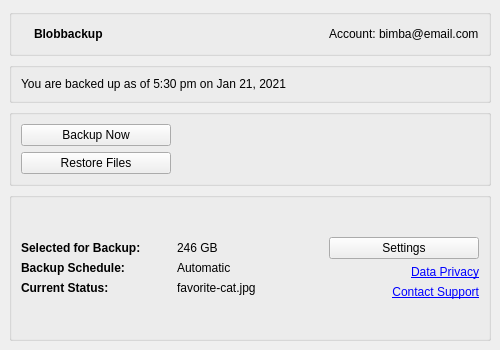
<?xml version="1.0" encoding="UTF-8"?>
<ui version="4.0">
 <class>MainWindow</class>
 <widget class="QMainWindow" name="MainWindow">
  <property name="geometry">
   <rect>
    <x>0</x>
    <y>0</y>
    <width>500</width>
    <height>350</height>
   </rect>
  </property>
  <property name="minimumSize">
   <size>
    <width>500</width>
    <height>350</height>
   </size>
  </property>
  <property name="windowTitle">
   <string>Blobbackup Control Panel</string>
  </property>
  <widget class="QWidget" name="centralwidget">
   <layout class="QVBoxLayout" name="verticalLayout">
    <item>
     <widget class="QGroupBox" name="groupBox_3">
      <property name="title">
       <string/>
      </property>
      <layout class="QHBoxLayout" name="horizontalLayout_4">
       <item>
        <widget class="QLabel" name="logo_label">
         <property name="text">
          <string/>
         </property>
        </widget>
       </item>
       <item>
        <widget class="QLabel" name="label_2">
         <property name="font">
          <font>
           <weight>75</weight>
           <bold>true</bold>
          </font>
         </property>
         <property name="text">
          <string>Blobbackup</string>
         </property>
        </widget>
       </item>
       <item>
        <spacer name="horizontalSpacer">
         <property name="orientation">
          <enum>Qt::Horizontal</enum>
         </property>
         <property name="sizeHint" stdset="0">
          <size>
           <width>40</width>
           <height>20</height>
          </size>
         </property>
        </spacer>
       </item>
       <item>
        <widget class="QLabel" name="email_label">
         <property name="text">
          <string>Account: bimba@email.com</string>
         </property>
        </widget>
       </item>
      </layout>
     </widget>
    </item>
    <item>
     <widget class="QGroupBox" name="groupBox">
      <property name="title">
       <string/>
      </property>
      <layout class="QHBoxLayout" name="horizontalLayout_2">
       <item>
        <widget class="QLabel" name="label">
         <property name="font">
          <font>
           <weight>50</weight>
           <bold>false</bold>
          </font>
         </property>
         <property name="text">
          <string>You are backed up as of 5:30 pm on Jan 21, 2021</string>
         </property>
        </widget>
       </item>
      </layout>
     </widget>
    </item>
    <item>
     <widget class="QGroupBox" name="groupBox_2">
      <property name="title">
       <string/>
      </property>
      <layout class="QHBoxLayout" name="horizontalLayout_3">
       <item>
        <layout class="QVBoxLayout" name="verticalLayout_2">
         <item>
          <widget class="QPushButton" name="pushButton">
           <property name="minimumSize">
            <size>
             <width>150</width>
             <height>0</height>
            </size>
           </property>
           <property name="text">
            <string>Backup Now</string>
           </property>
          </widget>
         </item>
         <item>
          <widget class="QPushButton" name="pushButton_2">
           <property name="minimumSize">
            <size>
             <width>150</width>
             <height>0</height>
            </size>
           </property>
           <property name="text">
            <string>Restore Files</string>
           </property>
          </widget>
         </item>
        </layout>
       </item>
       <item>
        <spacer name="horizontalSpacer_2">
         <property name="orientation">
          <enum>Qt::Horizontal</enum>
         </property>
         <property name="sizeHint" stdset="0">
          <size>
           <width>40</width>
           <height>20</height>
          </size>
         </property>
        </spacer>
       </item>
       <item>
        <widget class="QLabel" name="computer_label">
         <property name="text">
          <string/>
         </property>
        </widget>
       </item>
       <item>
        <widget class="QLabel" name="arrow_label">
         <property name="minimumSize">
          <size>
           <width>64</width>
           <height>0</height>
          </size>
         </property>
         <property name="text">
          <string/>
         </property>
         <property name="alignment">
          <set>Qt::AlignCenter</set>
         </property>
        </widget>
       </item>
       <item>
        <widget class="QLabel" name="cloud_label">
         <property name="minimumSize">
          <size>
           <width>64</width>
           <height>0</height>
          </size>
         </property>
         <property name="text">
          <string/>
         </property>
        </widget>
       </item>
      </layout>
     </widget>
    </item>
    <item>
     <widget class="QGroupBox" name="groupBox_4">
      <property name="title">
       <string/>
      </property>
      <layout class="QHBoxLayout" name="horizontalLayout">
       <item>
        <layout class="QVBoxLayout" name="verticalLayout_3">
         <item>
          <spacer name="verticalSpacer">
           <property name="orientation">
            <enum>Qt::Vertical</enum>
           </property>
           <property name="sizeHint" stdset="0">
            <size>
             <width>20</width>
             <height>40</height>
            </size>
           </property>
          </spacer>
         </item>
         <item>
          <layout class="QHBoxLayout" name="horizontalLayout_8">
           <item>
            <widget class="QLabel" name="label_3">
             <property name="minimumSize">
              <size>
               <width>150</width>
               <height>0</height>
              </size>
             </property>
             <property name="font">
              <font>
               <weight>75</weight>
               <bold>true</bold>
              </font>
             </property>
             <property name="text">
              <string>Selected for Backup: </string>
             </property>
             <property name="alignment">
              <set>Qt::AlignLeading|Qt::AlignLeft|Qt::AlignVCenter</set>
             </property>
            </widget>
           </item>
           <item>
            <widget class="QLabel" name="label_7">
             <property name="text">
              <string>246 GB </string>
             </property>
            </widget>
           </item>
          </layout>
         </item>
         <item>
          <layout class="QHBoxLayout" name="horizontalLayout_9">
           <item>
            <widget class="QLabel" name="label_4">
             <property name="minimumSize">
              <size>
               <width>150</width>
               <height>0</height>
              </size>
             </property>
             <property name="font">
              <font>
               <weight>75</weight>
               <bold>true</bold>
              </font>
             </property>
             <property name="text">
              <string>Backup Schedule:</string>
             </property>
             <property name="alignment">
              <set>Qt::AlignLeading|Qt::AlignLeft|Qt::AlignVCenter</set>
             </property>
            </widget>
           </item>
           <item>
            <widget class="QLabel" name="label_8">
             <property name="text">
              <string>Automatic</string>
             </property>
            </widget>
           </item>
          </layout>
         </item>
         <item>
          <layout class="QHBoxLayout" name="horizontalLayout_7">
           <item>
            <widget class="QLabel" name="label_5">
             <property name="minimumSize">
              <size>
               <width>150</width>
               <height>0</height>
              </size>
             </property>
             <property name="font">
              <font>
               <weight>75</weight>
               <bold>true</bold>
              </font>
             </property>
             <property name="text">
              <string>Current Status:</string>
             </property>
             <property name="alignment">
              <set>Qt::AlignLeading|Qt::AlignLeft|Qt::AlignVCenter</set>
             </property>
            </widget>
           </item>
           <item>
            <widget class="QLabel" name="label_9">
             <property name="text">
              <string>favorite-cat.jpg</string>
             </property>
            </widget>
           </item>
          </layout>
         </item>
         <item>
          <spacer name="verticalSpacer_2">
           <property name="orientation">
            <enum>Qt::Vertical</enum>
           </property>
           <property name="sizeHint" stdset="0">
            <size>
             <width>20</width>
             <height>40</height>
            </size>
           </property>
          </spacer>
         </item>
        </layout>
       </item>
       <item>
        <spacer name="horizontalSpacer_3">
         <property name="orientation">
          <enum>Qt::Horizontal</enum>
         </property>
         <property name="sizeHint" stdset="0">
          <size>
           <width>40</width>
           <height>20</height>
          </size>
         </property>
        </spacer>
       </item>
       <item>
        <layout class="QVBoxLayout" name="verticalLayout_4">
         <item>
          <spacer name="verticalSpacer_3">
           <property name="orientation">
            <enum>Qt::Vertical</enum>
           </property>
           <property name="sizeHint" stdset="0">
            <size>
             <width>20</width>
             <height>40</height>
            </size>
           </property>
          </spacer>
         </item>
         <item>
          <widget class="QPushButton" name="pushButton_3">
           <property name="minimumSize">
            <size>
             <width>150</width>
             <height>0</height>
            </size>
           </property>
           <property name="text">
            <string>Settings</string>
           </property>
          </widget>
         </item>
         <item>
          <widget class="QLabel" name="label_10">
           <property name="text">
            <string>&lt;html&gt;&lt;head/&gt;&lt;body&gt;&lt;p&gt;&lt;span style=&quot; text-decoration: underline; color:#0000ff;&quot;&gt;Data Privacy&lt;/span&gt;&lt;/p&gt;&lt;/body&gt;&lt;/html&gt;</string>
           </property>
           <property name="textFormat">
            <enum>Qt::RichText</enum>
           </property>
           <property name="alignment">
            <set>Qt::AlignRight|Qt::AlignTrailing|Qt::AlignVCenter</set>
           </property>
          </widget>
         </item>
         <item>
          <widget class="QLabel" name="label_6">
           <property name="text">
            <string>&lt;html&gt;&lt;head/&gt;&lt;body&gt;&lt;p&gt;&lt;span style=&quot; text-decoration: underline; color:#0000ff;&quot;&gt;Contact Support&lt;/span&gt;&lt;/p&gt;&lt;/body&gt;&lt;/html&gt;</string>
           </property>
           <property name="textFormat">
            <enum>Qt::RichText</enum>
           </property>
           <property name="alignment">
            <set>Qt::AlignRight|Qt::AlignTrailing|Qt::AlignVCenter</set>
           </property>
          </widget>
         </item>
         <item>
          <spacer name="verticalSpacer_4">
           <property name="orientation">
            <enum>Qt::Vertical</enum>
           </property>
           <property name="sizeHint" stdset="0">
            <size>
             <width>20</width>
             <height>40</height>
            </size>
           </property>
          </spacer>
         </item>
        </layout>
       </item>
      </layout>
     </widget>
    </item>
   </layout>
  </widget>
 </widget>
 <resources/>
 <connections/>
</ui>
